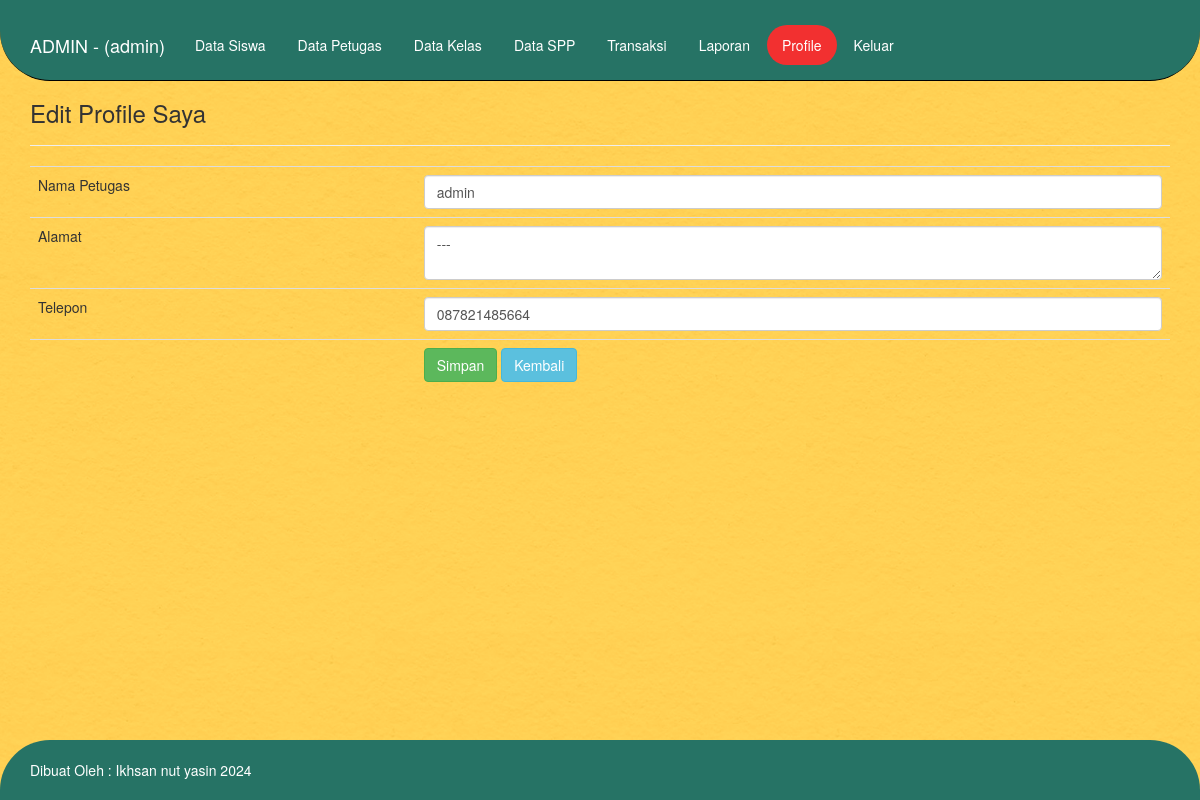
/app/admin/edit_profile.php (signed in), run on the app's committed database.
### tables this page shows
CREATE TABLE `tb_petugas` (
  `id_petugas` int(11) NOT NULL,
  `username` varchar(35) NOT NULL,
  `password` varchar(50) NOT NULL,
  `nama_petugas` varchar(35) NOT NULL,
  `alamat` varchar(100) NOT NULL,
  `telepon` varchar(15) NOT NULL,
  `level` enum('admin','petugas') NOT NULL
);

### app/admin/edit_profile.php (the view, shortened to what this page needs)
<?php
    include "../inc/koneksi.php";
  $qprofil = mysqli_query($konek, "SELECT * FROM tb_petugas WHERE id_petugas='$_SESSION[id]'");
  $profil = mysqli_fetch_array($qprofil);
?>
<!DOCTYPE html>
<html lang="en">
<head>
    <link href="./../assets/css/bootstrap.min.css" rel="stylesheet">
    <link href="./../assets/style.css" rel="stylesheet">
</head>
<body>
   <nav class="navbar navbar-default navbar-fixed-top" style="border-radius: 0px 0px 50px 50px; border-color: black; background-color:  #267365;">
      <div class="container">
        <div class="navbar-header" style="margin-top: 20px;">
          <a class="navbar-brand" href="./" style="color: white;">ADMIN - (<?php echo $profil['nama_petugas']; ?>)</a>
        </div>
        <div style="margin-top: 25px; margin-bottom: 10px;">
         <ul class="nav nav-pills" role="tablist">
            <li role="presentation"><a href="tampil_siswa.php">Data Siswa</a></li>
            <li role="presentation"><a href="tampil_petugas.php">Data Petugas</a></li>
            <li role="presentation"><a href="tampil_kelas.php">Data Kelas</a></li>
            <li role="presentation"><a href="tampil_spp.php">Data SPP</a></li>
            <li role="presentation"><a href="transaksi.php">Transaksi</a></li>
            <li role="presentation"><a href="laporan.php">Laporan</a></li>
            <li role="presentation" style="background-color: #F23030; border-radius: 50px;"><a href="profile.php">Profile</a></li>
            <li role="presentation"><a href="../inc/logout.php">Keluar</a></li>
      </ul>
        </div>
      </div>
    </nav>
    <div class="container">
        <div class="page-header">
            <h3>Edit Profile Saya</h3>
        </div>
        <form action="" method="post">
            <table class="table">
                <tr>
                    <td>Nama Petugas</td>
                    <td><input class="form-control" type="text" name="nama" value="<?php echo $profil['nama_petugas']; ?>"></td>
                </tr>
                <tr>
                    <td>Alamat</td>
                    <td><textarea class="form-control" name="alamat"><?php echo $profil['alamat']; ?></textarea></td>
                </tr>
                <tr>
                    <td>Telepon</td>
                    <td><input class="form-control" type="number" name="telp" value="<?php echo $profil['telepon']; ?>"></td>
                </tr>
                <tr>
                    <td></td>
                    <td>
                    <input class="btn btn-success" type="submit" value="Simpan">
                        <a class="btn btn-info" href="profile.php">Kembali</a>
                    </td>
                </tr>
            </table>
        </form>
    </div>
<?php include "footer.php"; ?>

### app/assets/style.css (style rules this page uses)
html { position: relative; min-height: 100%; }
body { margin-bottom: 60px; }
body > .container { padding: 60px 15px 0; }

### app/admin/edit_profile.php (style rules this page uses)
body { background-image: url(../assets/img/bg-1.jpg); background-size: cover; }
a { color: white; }

### data on the page
tb_petugas: nama_petugas "admin", nama "admin", alamat "---", telp "087821485664"
